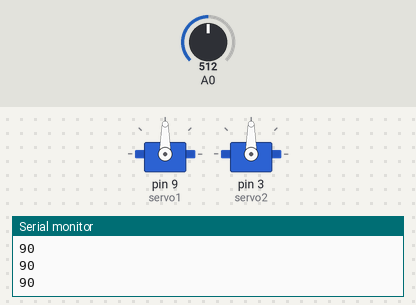
This sketch was run on a simulated Arduino Uno, built with avr-gcc and run on an emulated ATmega328P. Shown: 2 × servo, the last lines printed to the serial monitor. The inputs (shaded band) are chosen by the test bench; at power-on: A0 = 512.

Above: at 1.2 s.
1.3 s: A0 set to 716
At 1.7 s:
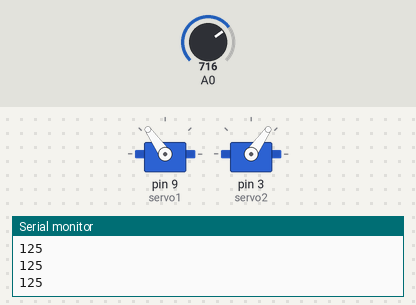
2.8 s: A0 set to 900
At 4.0 s:
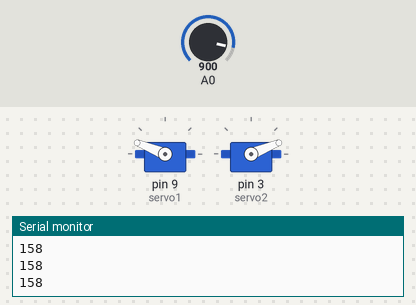
4.3 s: A0 set to 1023
At 4.7 s:
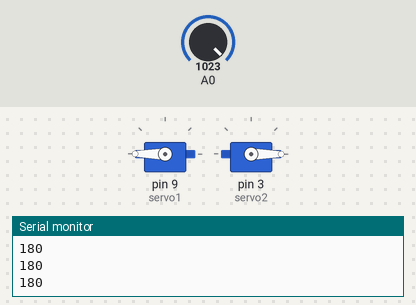
5.8 s: A0 set to 306
At 7.0 s:
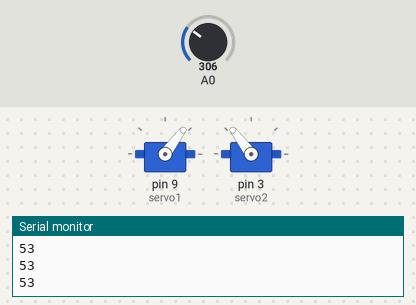
7.3 s: A0 set to 122
At 8.2 s:
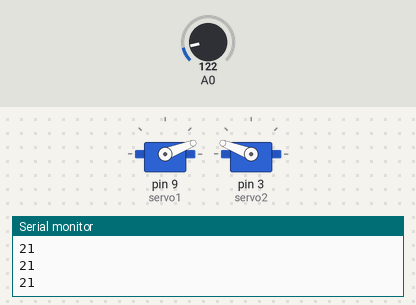
8.8 s: A0 set to 0
At 9.8 s:
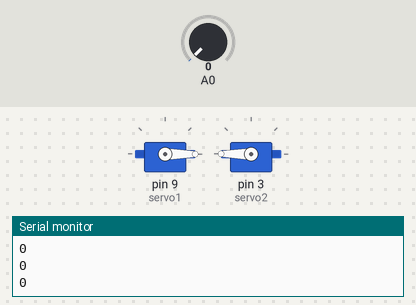
Timing chart, 0 to 11.3 s (numbered marks = the images above; inputs shaded):
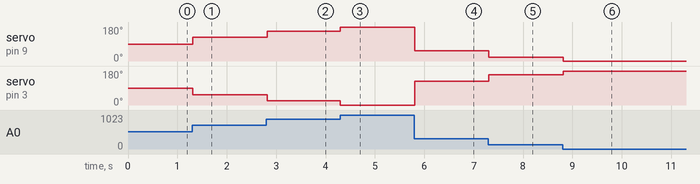

The sketch:

lab6-servo.ino
```cpp
#include <Servo.h>

Servo servo1;
Servo servo2;


int analogVal; // 0-1023 potentiometer value
int degreeVal; // 0-180 degree for servo

void setup()
{
 Serial.begin(9600);

 servo1.attach(9);
 servo2.attach(3);

}

void loop()
{
  analogVal = analogRead(0);
  degreeVal = map(analogVal, 0, 1023, 0, 180);

  servo1.write(degreeVal);
  servo2.write(180-degreeVal);

  Serial.println(servo1.read());

  delay(15);

}
```

Measured:
- after the input at 1.3 s, servo on pin 9 (servo1): 90° → 125° at once; servo on pin 3 (servo2): 90° → 55° at once
- after the input at 2.8 s, servo on pin 9 (servo1): 125° → 158° at once; servo on pin 3 (servo2): 55° → 22° at once
- after the input at 4.3 s, servo on pin 9 (servo1): 158° → 180° at once; servo on pin 3 (servo2): 22° → 0° at once
- after the input at 5.8 s, servo on pin 9 (servo1): 180° → 53° at once; servo on pin 3 (servo2): 0° → 127° at once
- after the input at 7.3 s, servo on pin 9 (servo1): 53° → 21° at once; servo on pin 3 (servo2): 127° → 159° at once
- after the input at 8.8 s, servo on pin 9 (servo1): 21° → 0° at once; servo on pin 3 (servo2): 159° → 180° at once
